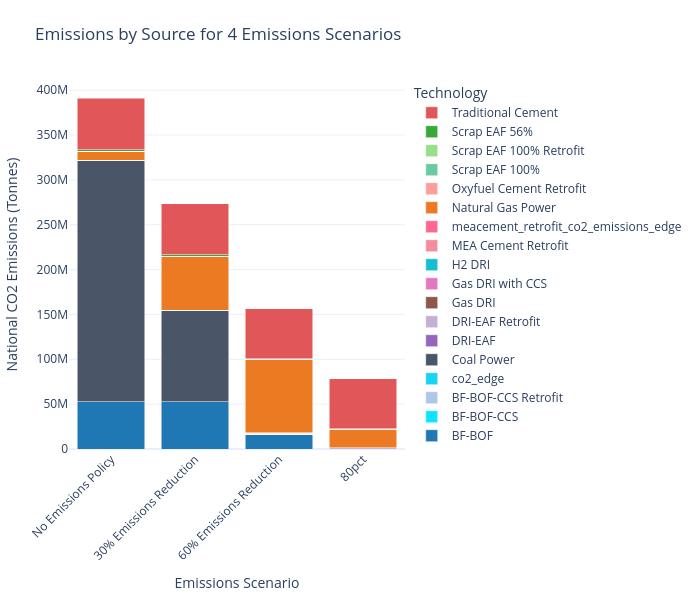

The cell this chart's notebook holds for it:
### Code cell
plot_stacked_bar(
    df = co2_all_china_by_tech.T,
    scenario_map=scenario_map,
    name_map=tech_name_map,
    color_map=custom_color_map,
    title_name="Emissions by Source for 4 Emissions Scenarios",
    xaxis_name="Emissions Scenario",
    yaxis_name="National CO2 Emissions (Tonnes)",
    width=700)

### Figure 1 — Plotly figure (JSON) as saved in the notebook; plotly's stock layout.template omitted (floating-point values rounded to 4 significant figures)
{"data": [{"hovertemplate": "Technology=BF-BOF<br>Emissions Scenario=%{x}<br>National CO2 Emissions (Tonnes)=%{y}<extra></extra>", "legendgroup": "BF-BOF", "marker": {"color": "#1f77b4", "pattern": {"shape": ""}}, "name": "BF-BOF", "orientation": "v", "showlegend": true, "textposition": "auto", "type": "bar", "x": ["No Emissions Policy", "30% Emissions Reduction", "60% Emissions Reduction", "80pct"], "xaxis": "x", "y": [52520000.0, 52520000.0, 16210000.0, 20.94], "yaxis": "y"}, {"hovertemplate": "Technology=BF-BOF-CCS<br>Emissions Scenario=%{x}<br>National CO2 Emissions (Tonnes)=%{y}<extra></extra>", "legendgroup": "BF-BOF-CCS", "marker": {"color": "#0ee3ff", "pattern": {"shape": ""}}, "name": "BF-BOF-CCS", "orientation": "v", "showlegend": true, "textposition": "auto", "type": "bar", "x": ["No Emissions Policy", "30% Emissions Reduction", "60% Emissions Reduction", "80pct"], "xaxis": "x", "y": [1.878e-23, 0.06121, 0.1255, 10.51], "yaxis": "y"}, {"hovertemplate": "Technology=BF-BOF-CCS Retrofit<br>Emissions Scenario=%{x}<br>National CO2 Emissions (Tonnes)=%{y}<extra></extra>", "legendgroup": "BF-BOF-CCS Retrofit", "marker": {"color": "#aec7e8", "pattern": {"shape": ""}}, "name": "BF-BOF-CCS Retrofit", "orientation": "v", "showlegend": true, "textposition": "auto", "type": "bar", "x": ["No Emissions Policy", "30% Emissions Reduction", "60% Emissions Reduction", "80pct"], "xaxis": "x", "y": [5.475e-23, 0.168, 0.2469, 12.42], "yaxis": "y"}, {"hovertemplate": "Technology=co2_edge<br>Emissions Scenario=%{x}<br>National CO2 Emissions (Tonnes)=%{y}<extra></extra>", "legendgroup": "co2_edge", "marker": {"color": "#19d3f3", "pattern": {"shape": ""}}, "name": "co2_edge", "orientation": "v", "showlegend": true, "textposition": "auto", "type": "bar", "x": ["No Emissions Policy", "30% Emissions Reduction", "60% Emissions Reduction", "80pct"], "xaxis": "x", "y": [4.713e-20, 126.4, 303.2, 933.2], "yaxis": "y"}, {"hovertemplate": "Technology=Coal Power<br>Emissions Scenario=%{x}<br>National CO2 Emissions (Tonnes)=%{y}<extra></extra>", "legendgroup": "Coal Power", "marker": {"color": "#4a5568", "pattern": {"shape": ""}}, "name": "Coal Power", "orientation": "v", "showlegend": true, "textposition": "auto", "type": "bar", "x": ["No Emissions Policy", "30% Emissions Reduction", "60% Emissions Reduction", "80pct"], "xaxis": "x", "y": [269300000.0, 102100000.0, 624900.0, 9318.0], "yaxis": "y"}, {"hovertemplate": "Technology=DRI-EAF<br>Emissions Scenario=%{x}<br>National CO2 Emissions (Tonnes)=%{y}<extra></extra>", "legendgroup": "DRI-EAF", "marker": {"color": "#9467bd", "pattern": {"shape": ""}}, "name": "DRI-EAF", "orientation": "v", "showlegend": true, "textposition": "auto", "type": "bar", "x": ["No Emissions Policy", "30% Emissions Reduction", "60% Emissions Reduction", "80pct"], "xaxis": "x", "y": [7.195e-22, 1.72, 753100.0, 1206000.0], "yaxis": "y"}, {"hovertemplate": "Technology=DRI-EAF Retrofit<br>Emissions Scenario=%{x}<br>National CO2 Emissions (Tonnes)=%{y}<extra></extra>", "legendgroup": "DRI-EAF Retrofit", "marker": {"color": "#c5b0d5", "pattern": {"shape": ""}}, "name": "DRI-EAF Retrofit", "orientation": "v", "showlegend": true, "textposition": "auto", "type": "bar", "x": ["No Emissions Policy", "30% Emissions Reduction", "60% Emissions Reduction", "80pct"], "xaxis": "x", "y": [2.085e-23, 0.2812, 311700.0, 311700.0], "yaxis": "y"}, {"hovertemplate": "Technology=Gas DRI<br>Emissions Scenario=%{x}<br>National CO2 Emissions (Tonnes)=%{y}<extra></extra>", "legendgroup": "Gas DRI", "marker": {"color": "#8c564b", "pattern": {"shape": ""}}, "name": "Gas DRI", "orientation": "v", "showlegend": true, "textposition": "auto", "type": "bar", "x": ["No Emissions Policy", "30% Emissions Reduction", "60% Emissions Reduction", "80pct"], "xaxis": "x", "y": [8.362e-21, 1.259, 3.524, 22.55], "yaxis": "y"}, {"hovertemplate": "Technology=Gas DRI with CCS<br>Emissions Scenario=%{x}<br>National CO2 Emissions (Tonnes)=%{y}<extra></extra>", "legendgroup": "Gas DRI with CCS", "marker": {"color": "#e377c2", "pattern": {"shape": ""}}, "name": "Gas DRI with CCS", "orientation": "v", "showlegend": true, "textposition": "auto", "type": "bar", "x": ["No Emissions Policy", "30% Emissions Reduction", "60% Emissions Reduction", "80pct"], "xaxis": "x", "y": [1.883e-23, 0.2513, 0.2394, 71.38], "yaxis": "y"}, {"hovertemplate": "Technology=H2 DRI<br>Emissions Scenario=%{x}<br>National CO2 Emissions (Tonnes)=%{y}<extra></extra>", "legendgroup": "H2 DRI", "marker": {"color": "#17becf", "pattern": {"shape": ""}}, "name": "H2 DRI", "orientation": "v", "showlegend": true, "textposition": "auto", "type": "bar", "x": ["No Emissions Policy", "30% Emissions Reduction", "60% Emissions Reduction", "80pct"], "xaxis": "x", "y": [0.0, 0.0, 0.0, 0.0], "yaxis": "y"}, {"hovertemplate": "Technology=MEA Cement Retrofit<br>Emissions Scenario=%{x}<br>National CO2 Emissions (Tonnes)=%{y}<extra></extra>", "legendgroup": "MEA Cement Retrofit", "marker": {"color": "#f28e9b", "pattern": {"shape": ""}}, "name": "MEA Cement Retrofit", "orientation": "v", "showlegend": true, "textposition": "auto", "type": "bar", "x": ["No Emissions Policy", "30% Emissions Reduction", "60% Emissions Reduction", "80pct"], "xaxis": "x", "y": [0.0, 0.0, 0.0, 0.0], "yaxis": "y"}, {"hovertemplate": "Technology=meacement_retrofit_co2_emissions_edge<br>Emissions Scenario=%{x}<br>National CO2 Emissions (Tonnes)=%{y}<extra></extra>", "legendgroup": "meacement_retrofit_co2_emissions_edge", "marker": {"color": "#FF6692", "pattern": {"shape": ""}}, "name": "meacement_retrofit_co2_emissions_edge", "orientation": "v", "showlegend": true, "textposition": "auto", "type": "bar", "x": ["No Emissions Policy", "30% Emissions Reduction", "60% Emissions Reduction", "80pct"], "xaxis": "x", "y": [1.096e-21, 5.899, 0.5469, 2.837], "yaxis": "y"}, {"hovertemplate": "Technology=Natural Gas Power<br>Emissions Scenario=%{x}<br>National CO2 Emissions (Tonnes)=%{y}<extra></extra>", "legendgroup": "Natural Gas Power", "marker": {"color": "#eb7a23", "pattern": {"shape": ""}}, "name": "Natural Gas Power", "orientation": "v", "showlegend": true, "textposition": "auto", "type": "bar", "x": ["No Emissions Policy", "30% Emissions Reduction", "60% Emissions Reduction", "80pct"], "xaxis": "x", "y": [9994000.0, 59960000.0, 82160000.0, 20300000.0], "yaxis": "y"}, {"hovertemplate": "Technology=Oxyfuel Cement Retrofit<br>Emissions Scenario=%{x}<br>National CO2 Emissions (Tonnes)=%{y}<extra></extra>", "legendgroup": "Oxyfuel Cement Retrofit", "marker": {"color": "#ff9d9a", "pattern": {"shape": ""}}, "name": "Oxyfuel Cement Retrofit", "orientation": "v", "showlegend": true, "textposition": "auto", "type": "bar", "x": ["No Emissions Policy", "30% Emissions Reduction", "60% Emissions Reduction", "80pct"], "xaxis": "x", "y": [9.03e-23, 0.163, 61060.0, 60960.0], "yaxis": "y"}, {"hovertemplate": "Technology=Scrap EAF 100%<br>Emissions Scenario=%{x}<br>National CO2 Emissions (Tonnes)=%{y}<extra></extra>", "legendgroup": "Scrap EAF 100%", "marker": {"color": "#6acaa2", "pattern": {"shape": ""}}, "name": "Scrap EAF 100%", "orientation": "v", "showlegend": true, "textposition": "auto", "type": "bar", "x": ["No Emissions Policy", "30% Emissions Reduction", "60% Emissions Reduction", "80pct"], "xaxis": "x", "y": [5.429e-23, 0.6795, 454400.0, 534000.0], "yaxis": "y"}, {"hovertemplate": "Technology=Scrap EAF 100% Retrofit<br>Emissions Scenario=%{x}<br>National CO2 Emissions (Tonnes)=%{y}<extra></extra>", "legendgroup": "Scrap EAF 100% Retrofit", "marker": {"color": "#98df8a", "pattern": {"shape": ""}}, "name": "Scrap EAF 100% Retrofit", "orientation": "v", "showlegend": true, "textposition": "auto", "type": "bar", "x": ["No Emissions Policy", "30% Emissions Reduction", "60% Emissions Reduction", "80pct"], "xaxis": "x", "y": [191200.0, 191200.0, 0.6988, 2.073], "yaxis": "y"}, {"hovertemplate": "Technology=Scrap EAF 56%<br>Emissions Scenario=%{x}<br>National CO2 Emissions (Tonnes)=%{y}<extra></extra>", "legendgroup": "Scrap EAF 56%", "marker": {"color": "#38a938", "pattern": {"shape": ""}}, "name": "Scrap EAF 56%", "orientation": "v", "showlegend": true, "textposition": "auto", "type": "bar", "x": ["No Emissions Policy", "30% Emissions Reduction", "60% Emissions Reduction", "80pct"], "xaxis": "x", "y": [1830000.0, 1830000.0, 8.928, 24.77], "yaxis": "y"}, {"hovertemplate": "Technology=Traditional Cement<br>Emissions Scenario=%{x}<br>National CO2 Emissions (Tonnes)=%{y}<extra></extra>", "legendgroup": "Traditional Cement", "marker": {"color": "#e15759", "pattern": {"shape": ""}}, "name": "Traditional Cement", "orientation": "v", "showlegend": true, "textposition": "auto", "type": "bar", "x": ["No Emissions Policy", "30% Emissions Reduction", "60% Emissions Reduction", "80pct"], "xaxis": "x", "y": [56950000.0, 56950000.0, 55730000.0, 55730000.0], "yaxis": "y"}], "layout": {"barmode": "stack", "height": 600, "legend": {"title": {"text": "Technology"}, "tracegroupgap": 0, "traceorder": "reversed"}, "margin": {"b": 80, "l": 60, "r": 60, "t": 80}, "title": {"text": "Emissions by Source for 4 Emissions Scenarios"}, "width": 700, "xaxis": {"anchor": "y", "domain": [0, 1], "tickangle": -45, "title": {"text": "Emissions Scenario"}}, "yaxis": {"anchor": "x", "domain": [0, 1], "title": {"text": "National CO2 Emissions (Tonnes)"}}}}
